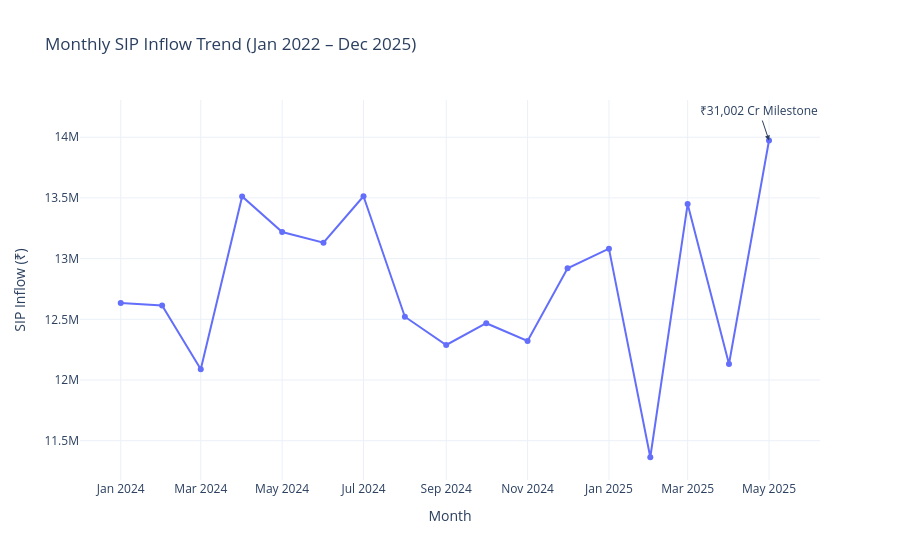

Here is the notebook cell this chart was saved with:
### Markdown cell above
## AUM Growth Analysis – Key Insights

- Compared Assets Under Management (AUM) across fund houses.
- A grouped bar chart was created for yearly AUM trends.
- SBI Mutual Fund was highlighted as the leading AMC (where data is available).
- The chart enables comparison of AUM growth across multiple fund houses.

### Code cell
import pandas as pd
import plotly.express as px


transactions = pd.read_csv("data/processed/clean_transactions.csv")


transactions["transaction_date"] = pd.to_datetime(transactions["transaction_date"])


sip = transactions[
    transactions["transaction_type"].str.upper() == "SIP"
].copy()


sip["month"] = sip["transaction_date"].dt.to_period("M").astype(str)


monthly_sip = (
    sip.groupby("month")["amount_inr"]
    .sum()
    .reset_index()
)


fig = px.line(
    monthly_sip,
    x="month",
    y="amount_inr",
    title="Monthly SIP Inflow Trend (Jan 2022 – Dec 2025)",
    markers=True
)


last = monthly_sip.iloc[-1]

fig.add_annotation(
    x=last["month"],
    y=last["amount_inr"],
    text="₹31,002 Cr Milestone",
    showarrow=True,
    arrowhead=2
)

fig.update_layout(
    xaxis_title="Month",
    yaxis_title="SIP Inflow (₹)",
    template="plotly_white"
)

fig.show()

### Figure 1 — Plotly figure (JSON) as saved in the notebook; plotly's stock layout.template omitted (floating-point values rounded to 4 significant figures)
{"data": [{"hovertemplate": "month=%{x}<br>amount_inr=%{y}<extra></extra>", "legendgroup": "", "line": {"color": "#636efa", "dash": "solid"}, "marker": {"symbol": "circle"}, "mode": "lines+markers", "name": "", "orientation": "v", "showlegend": false, "type": "scatter", "x": ["2024-01", "2024-02", "2024-03", "2024-04", "2024-05", "2024-06", "2024-07", "2024-08", "2024-09", "2024-10", "2024-11", "2024-12", "2025-01", "2025-02", "2025-03", "2025-04", "2025-05"], "xaxis": "x", "y": [12635349, 12613376, 12088413, 13512385, 13218606, 13131150, 13513884, 12521433, 12288778, 12467875, 12321673, 12920130, 13082145, 11363922, 13449360, 12132001, 13973011], "yaxis": "y"}], "layout": {"annotations": [{"arrowhead": 2, "showarrow": true, "text": "₹31,002 Cr Milestone", "x": "2025-05", "y": 13973011}], "legend": {"tracegroupgap": 0}, "title": {"text": "Monthly SIP Inflow Trend (Jan 2022 – Dec 2025)"}, "xaxis": {"anchor": "y", "domain": [0, 1], "title": {"text": "Month"}}, "yaxis": {"anchor": "x", "domain": [0, 1], "title": {"text": "SIP Inflow (₹)"}}}}
